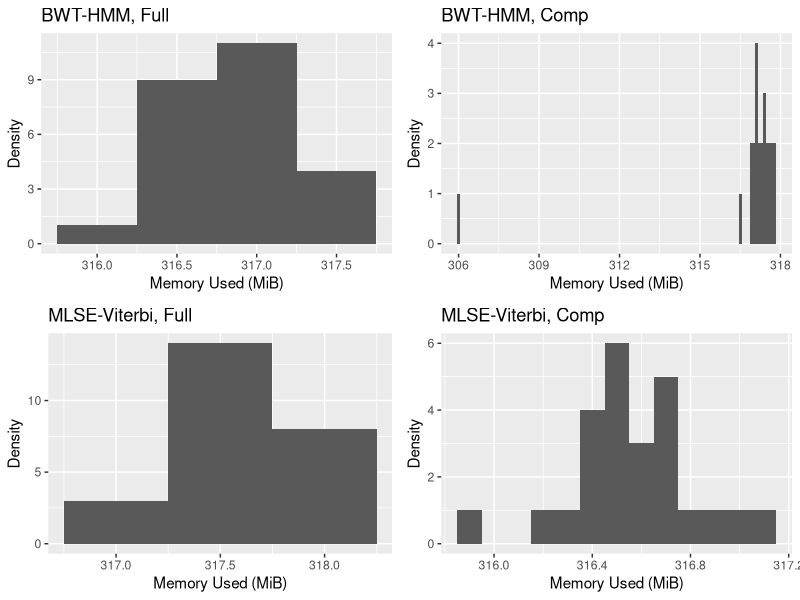
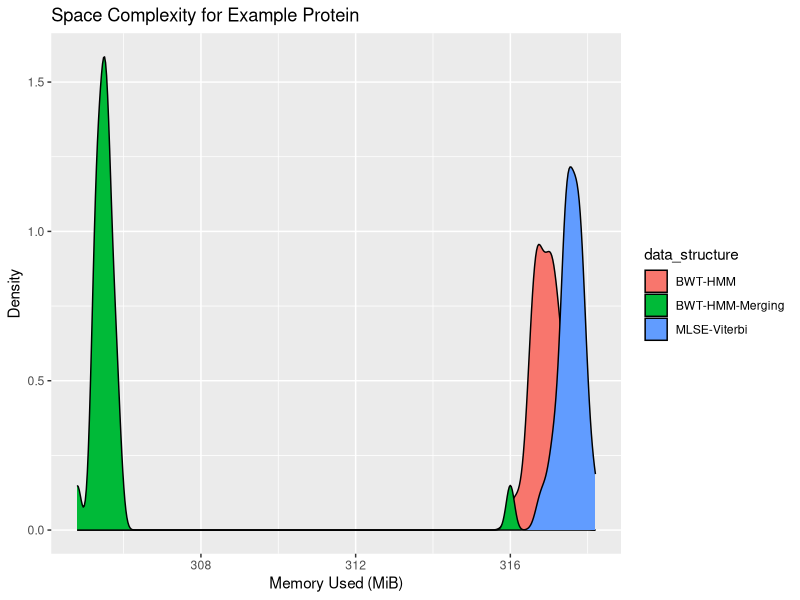
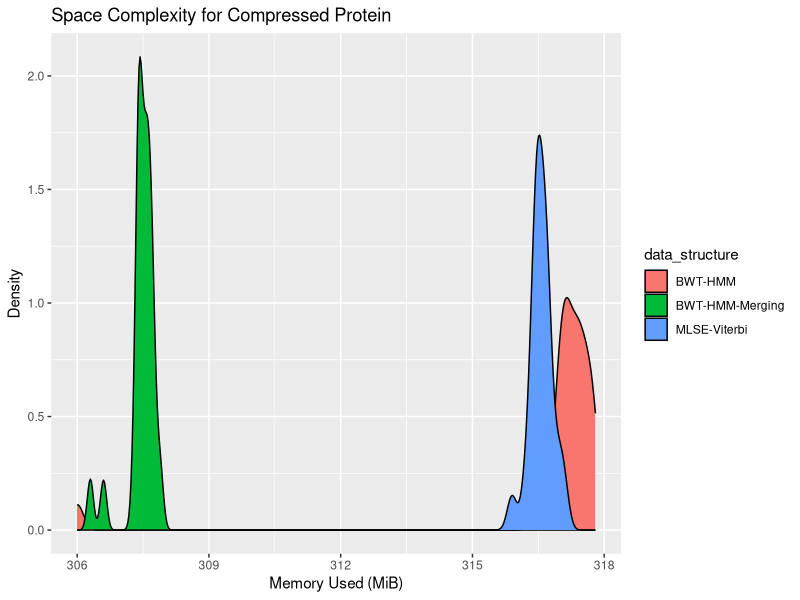

Here is the R script that generated these plots, in order:
library(tidyverse)
library(ggplot2)
library(gridExtra)

df_tc = read_csv("memory_usage_updated.csv")
# assuming protein-fold-pipeline is your working directory

plots = vector(mode = "list", length = 4)
data_structures = as.vector(unique(df_tc$data_structure))
sample_types = as.vector(unique(df_tc$sample))
colors = c("blue", "blue", "blue", "blue")
binwidths = c(0.5, 0.1, 0.5, 0.1)
counter = 1
sample_titles = c("Full", "Comp", "Full", "Comp")

for (ds in data_structures) {
  for (s in sample_types) {
    df_tc_sub = df_tc %>%
      filter(data_structure == ds, sample == s)
    p = ggplot(df_tc_sub, aes(x = memory_usage)) +
      geom_histogram(binwidth = binwidths[counter]) +
      labs(title = paste0(ds, ", ", sample_titles[counter]),
           x = "Memory Used (MiB)",
           y = "Density")
    plots[[counter]] = p
    counter = counter + 1
  }
}

grid.arrange(plots[[1]], plots[[2]], plots[[3]], plots[[4]], ncol = 2, widths = rep(7, 2), heights = c(5, 5))
#ggsave("space_complexity_histograms.png", width = 12, height = 8, units = "in") # cannot save a grid arrange object... this line just saves last plot in grid

df_tc_100k = df_tc %>%
  filter(sample == "hypothetical_protein_test")
df_tc_comp = df_tc %>%
  filter(sample == "compressed_hypothetical_protein_test")
p1 = ggplot(df_tc_100k, aes(x = memory_usage, fill = data_structure)) +
  geom_density() +
  labs(title = "Space Complexity for Example Protein",
       x = "Memory Used (MiB)",
       y = "Density")
p2 = ggplot(df_tc_comp, aes(x = memory_usage, fill = data_structure)) +
  geom_density() +
  labs(title = "Space Complexity for Compressed Protein",
       x = "Memory Used (MiB)",
       y = "Density")

ggsave("space_density_test_protein_updated.png", p1, width = 12, height = 8, units = "in")
ggsave("space_density_compressed_protein_updated.png", p2, width = 12, height = 8, units = "in")
